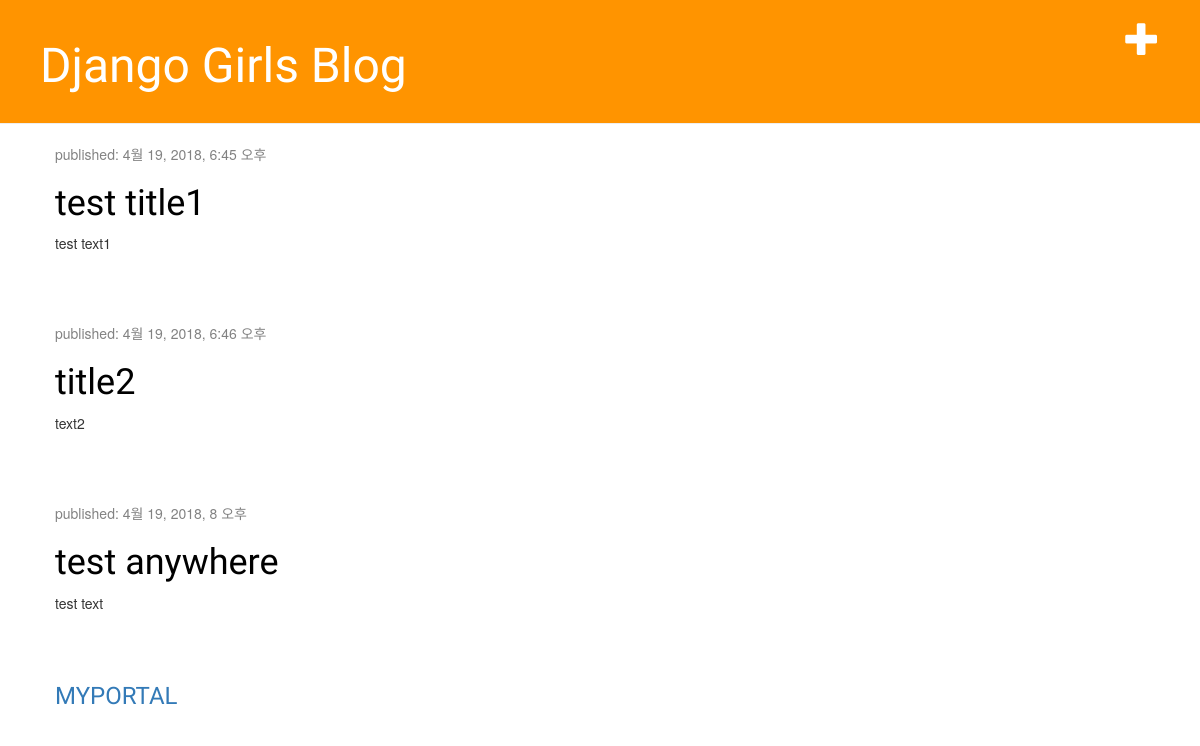
The app's page /, older data.
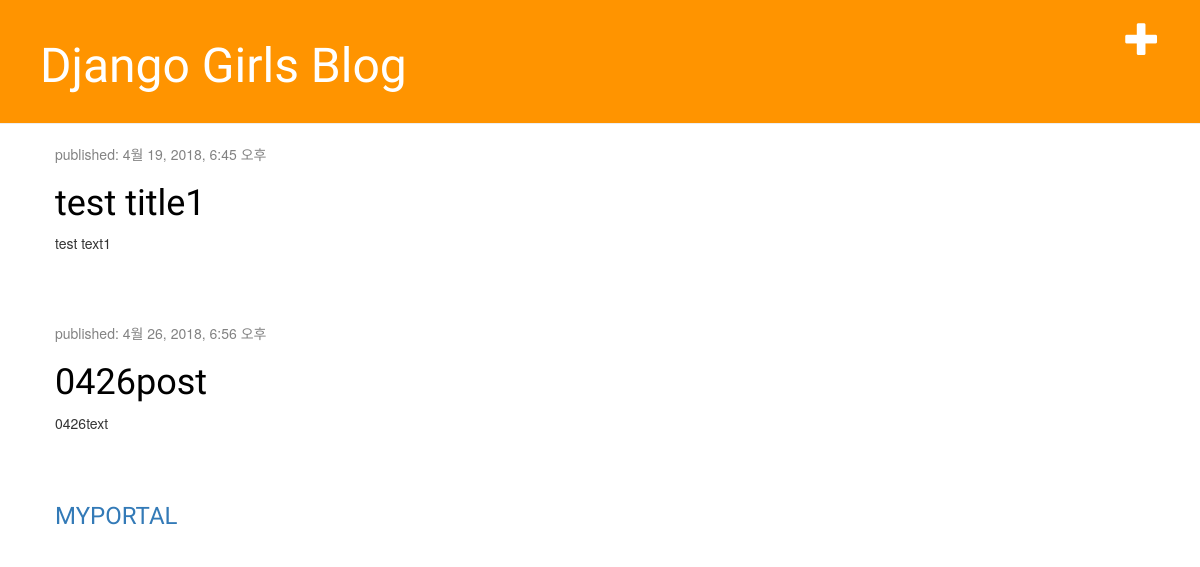
The same page, newer data.
### blog/models.py (models this page shows, shortened)
class Post(models.Model):
    author = models.ForeignKey('auth.User', on_delete=models.CASCADE)
    title = models.CharField(max_length=200)
    text = models.TextField()
    created_date = models.DateTimeField(default=timezone.now)
    published_date = models.DateTimeField(blank=True, null=True)

### blog/views.py (the view)
# urls.py: url(r'^$', views.post_list, name='post_list'),
def post_list(request):
    posts = Post.objects.filter(published_date__lte=timezone.now()).order_by('published_date')
    return render(request, 'blog/post_list.html', {'posts': posts})

### blog/templates/blog/post_list.html
{% extends 'blog/base.html' %}
{% load staticfiles %}
{% block content %}
	{% for post in posts %}
		<div class="post">
			<div class="date">
				<p>published: {{ post.published_date }}</p>
			</div>
			<h1><a href="{% url 'post_detail' pk=post.pk %}">{{ post.title }}</a></h1>
			<p>{{ post.text|linebreaksbr }}</p>
		</div>
	{% endfor %}
	<h3><a href="{% url 'myportal' %}" target="_blank">MYPORTAL</a></h3>
{% endblock content %}

### blog/templates/blog/base.html (shortened to what this page needs)
{% load staticfiles %}
<html>
  <head>
    <link rel="stylesheet" href="//maxcdn.bootstrapcdn.com/bootstrap/3.2.0/css/bootstrap.min.css">
    <link rel="stylesheet" href="//maxcdn.bootstrapcdn.com/bootstrap/3.2.0/css/bootstrap-theme.min.css">
    <link rel="stylesheet" href="{% static 'css/blog.css' %}">
  </head>
  <body>
    <div class="page-header">
      <a href="{% url 'post_new' %}" class="top-menu"><span class="glyphicon glyphicon-plus"></span></a>
      <h1><a href="/">Django Girls Blog</a></h1>
    </div>
    <div class="content container">
      <div class="row">
        <div class="col-md-8">
          {% block content %}
          {% endblock content %}
        </div>
      </div>
    </div>
  </body>
</html>

### blog/static/css/blog.css (style rules this page uses)
.page-header { background-color: #ff9400; margin-top: 0; padding: 20px 20px 20px 40px; }
.page-header h1, .page-header h1 a, .page-header h1 a:visited, .page-header h1 a:active { color: #ffffff; font-size: 36pt; text-decoration: none; }
.content { margin-left: 40px; }
h1, h2, h3, h4 { font-family: 'Lobster', cursive; }
.date { color: #828282; }
.top-menu, .top-menu:hover, .top-menu:visited { color: #ffffff; float: right; font-size: 26pt; margin-right: 20px; }
.post { margin-bottom: 70px; }
.post h1 a, .post h1 a:visited { color: #000000; }

Row changes from the older to the newer data that the page shows:
removed Post: published_date "4월 19, 2018, 6:46 오후", title "title2", text "text2"
removed Post: published_date "4월 19, 2018, 8 오후", title "test anywhere", text "test text"
added Post: published_date "4월 26, 2018, 6:56 오후", title "0426post", text "0426text"
